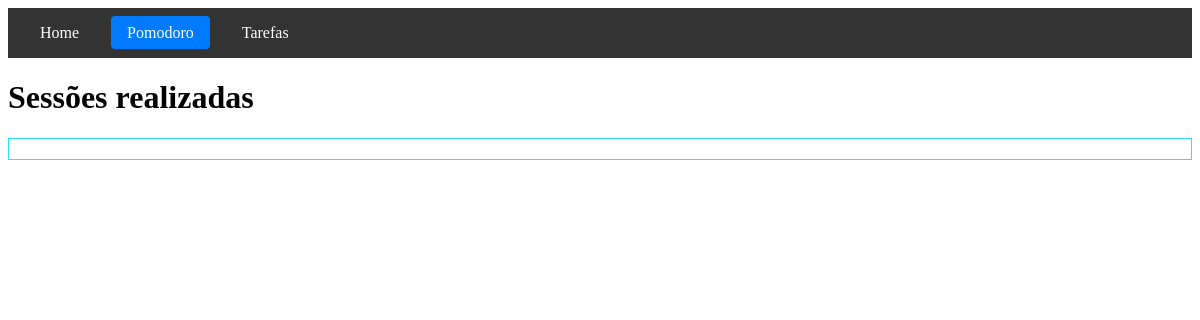
Before: /pomodoro/history with the older database file.
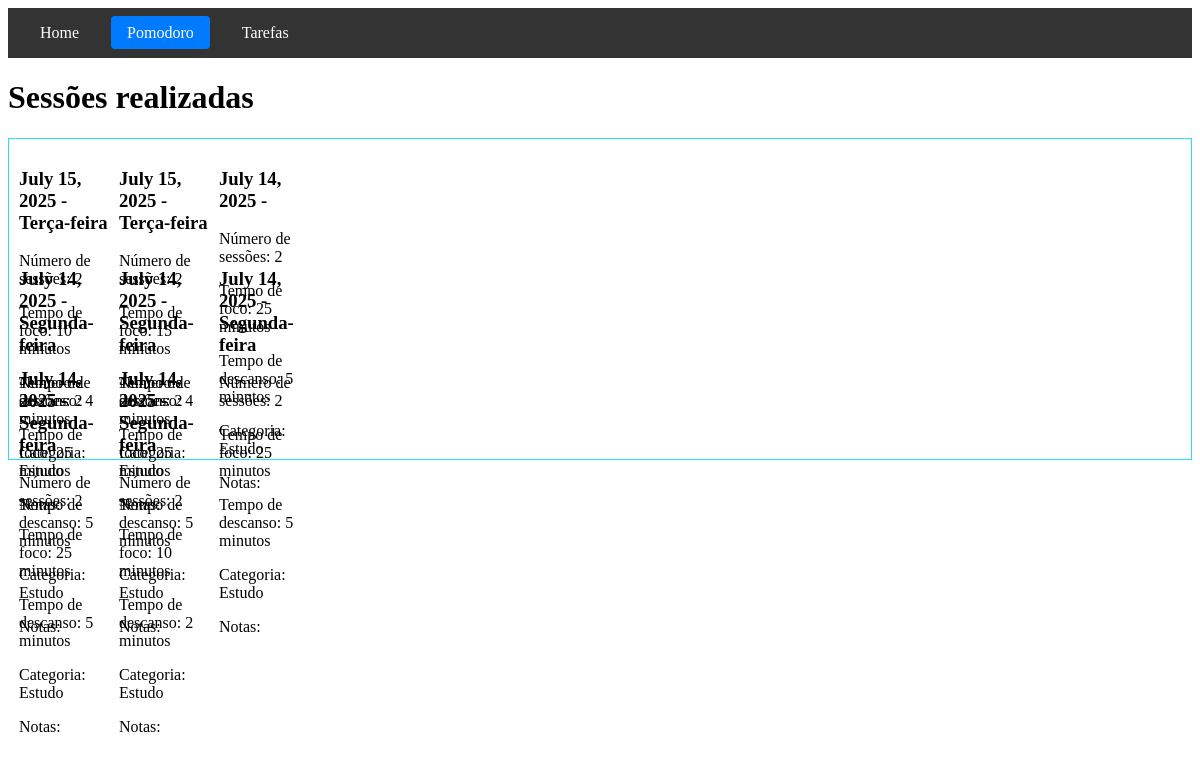
After: the same page with the newer database file.
### pomodoro/models.py (models this page shows, shortened)
class Timers(models.Model):
    user = models.ForeignKey(User, on_delete=models.CASCADE, null=True)
    date = models.DateField(auto_now_add=True)
    weekday = models.CharField(max_length=20, editable=False)
    sessions = models.IntegerField()
    focused_time = models.IntegerField(help_text="Tempo de foco em minutos")
    break_time = models.IntegerField(help_text="Tempo de descanso em minutos")
    category = models.CharField(max_length=50)
    notes = models.CharField(max_length=250, blank=True)

### pomodoro/views.py (the view)
# urls.py: path('history', views.history, name='pomodoro_history'),
def history(request):
    timers = Timers.objects.all().order_by('-date')
    return render(request, 'pomodoro/pomodoro_history.html', {
        'timers': timers
    })

### pomodoro/templates/pomodoro/pomodoro_history.html (shortened to what this page needs)
{% extends 'base.html' %}
{% load static %}
{% block extra_css %}
<link rel="stylesheet" href="{% static 'pomodoro/css/pomodoro_history.css' %}">
{% endblock %}
{% block content %}
<h1 id="main-title">Sessões realizadas</h1>
<div id="sessions">
    {% for session in timers %}
    <div>
        <h3 class="session-title">{{ session.date }} - {{ session.weekday }}</h3>
        <p>Número de sessões: {{ session.sessions }}</p>
        <p>Tempo de foco: {{ session.focused_time }} minutos</p>
        <p>Tempo de descanso: {{ session.break_time }} minutos</p>
        <p>Categoria: {{ session.category }}</p>
        <p>Notas: {{ session.notes }}</p>
    </div>
    {% endfor %}
</div>
{% endblock %}

Changed rows visible on the page:
added Timers: date "July 15, 2025", weekday "Terça-feira", sessions "2", focused_time "10", break_time "4", category "Estudo"
added Timers: date "July 15, 2025", weekday "Terça-feira", sessions "2", focused_time "15", break_time "4", category "Estudo"
added Timers: date "July 14, 2025", sessions "2", focused_time "25", break_time "5", category "Estudo"
added Timers: date "July 14, 2025", weekday "Segunda-feira", sessions "2", focused_time "25", break_time "5", category "Estudo"
added Timers: date "July 14, 2025", weekday "Segunda-feira", sessions "2", focused_time "25", break_time "5", category "Estudo"
added Timers: date "July 14, 2025", weekday "Segunda-feira", sessions "2", focused_time "25", break_time "5", category "Estudo"
added Timers: date "July 14, 2025", weekday "Segunda-feira", sessions "2", focused_time "25", break_time "5", category "Estudo"
added Timers: date "July 14, 2025", weekday "Segunda-feira", sessions "2", focused_time "10", break_time "2", category "Estudo"
